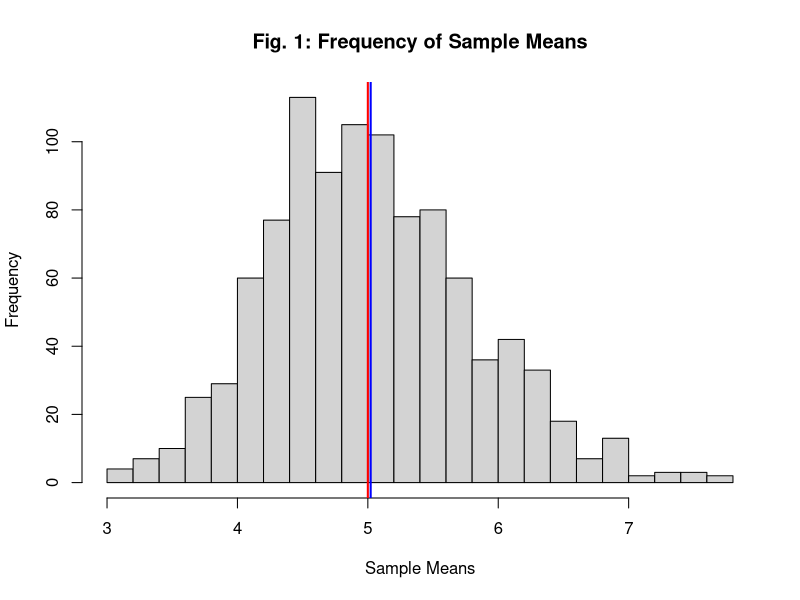
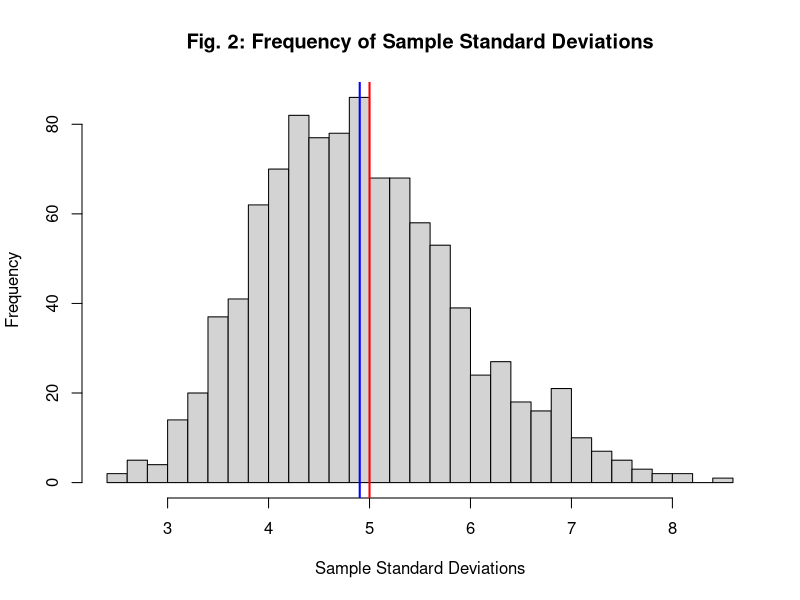
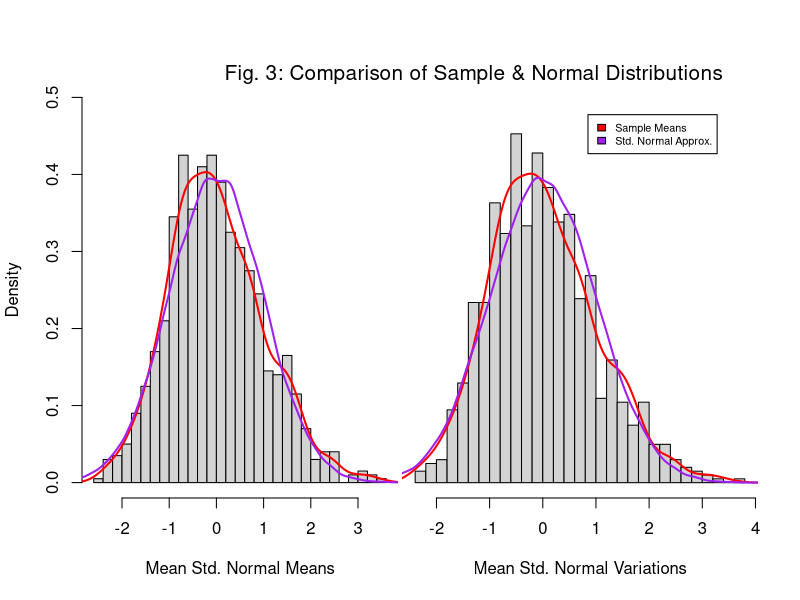
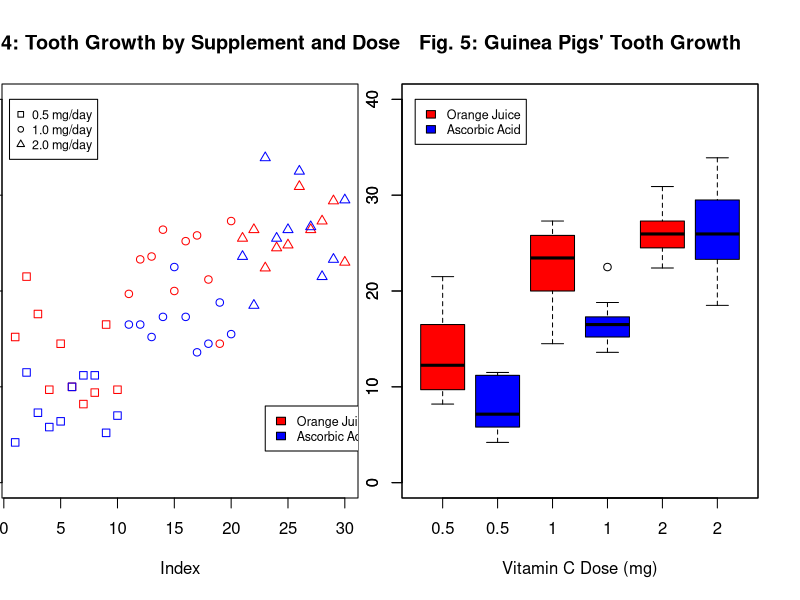

Recreate these plots in R, in order.
## ---- chunk 1
knitr::opts_chunk$set(echo = TRUE)
## ---- chunk 2
# set seed for reproducible results
set.seed(7463)

# simulation variables
n <- 40  #number of random observations taken per sample
B <- 1000  #number of samples

# create simulation matrix
M <- matrix(rexp(n*B, 0.2), B, n)

# get mean of each sample
M_means <- apply(M, 1, mean)
## ---- chunk 3
# histogram of means of sampled distributions
hist(M_means, breaks=30, 
     main="Fig. 1: Frequency of Sample Means", xlab = "Sample Means")

# add vertical lines for sample and theoretical means
abline(v=mean(M_means), col="blue", lwd=2) # mean of sampled means
abline(v=1/.2, col="red", lwd=2) # theoretical mean
## ---- chunk 4
# calculate sd of samples
M_variations <- apply(M, 1, sd)
## ---- chunk 5
# histogram of means of sampled distributions
hist(M_variations, breaks=30, 
     main="Fig. 2: Frequency of Sample Standard Deviations", 
     xlab = "Sample Standard Deviations")

# add vertical lines for sample and theoretical means
abline(v=mean(M_variations), col="blue", lwd=2) # mean of sampled means
abline(v=1/.2, col="red", lwd=2) # theoretical mean
## ---- chunk 6
# scale sample means and variations for standard normal
means_sn <- scale(M_means)
variations_sn <- scale(M_variations)
## ---- chunk 7
# set plot parameters for two panel plot
par(mfrow=c(1, 2), mar=c(5.1, 4.1, 4.1, 0.1))

# histogram of standardized normalized sample means
hist(means_sn, breaks=30, prob=TRUE, 
     main=NA,
     xlab="Mean Std. Normal Means", ylab="Density", ylim=c(0,0.5))
lines(density(means_sn), col="red", lwd=2)
lines(density(rnorm(100000)), col="purple", lwd=2)


# reset margins for second plot
par(mar=c(5.1, 0.1, 4.2, 2.1))

# histogram of standardized normalized sample means
hist(variations_sn, breaks=30, prob=TRUE, 
     main=NA,
     xlab="Mean Std. Normal Variations",ylab=NA, ylim=c(0,0.5), yaxt="n")
lines(density(means_sn), col="red", lwd=2)
lines(density(rnorm(100000)), col="purple", lwd=2)

# add common title
mtext("Fig. 3: Comparison of Sample & Normal Distributions", cex=1.25, adj=1.25)

# add common legend
legend(.85, 0.48, c("Sample Means", "Std. Normal Approx."), 
       fill=c("red", "purple"), cex=0.65)
## ---- chunk 8
# fetch libraries
library(datasets)
data("ToothGrowth")

## ---- chunk 9
# subset by supplement
oj_all <- ToothGrowth[ToothGrowth$supp=="OJ",]
vd_all <- ToothGrowth[ToothGrowth$supp=="VC",]

# scatterplot of growth by dose by supplement
plot(oj_all$len, pch=oj_all$dose, col="red", 
     main="Fig. 4: Tooth Growth by Supplement and Dose", 
     ylab="Tooth Growth",
     ylim=c(0,40))
points(vd_all$len, pch=vd_all$dose, col="blue")
legend(0.5, 40, c("0.5 mg/day", "1.0 mg/day", "2.0 mg/day"), 
       pch=c(0,1,2), cex=0.75)
legend(23, 8, c("Orange Juice", "Ascorbic Acid"), 
       fill=c("red", "blue"), cex=0.75)

## ---- chunk 10
# boxplots of distributions of tooth growth by supplement and dose

boxplot(len~dose, data=oj_all, col="red",
        boxwex=0.4, at=1:3-.25,
        main="Fig. 5: Guinea Pigs' Tooth Growth", 
        xlab = "Vitamin C Dose (mg)", ylab = "Tooth Length",
        xlim=c(0.5, 3.5), ylim=c(0,40))
boxplot(len~dose, data=vd_all, boxwex=0.4, at=1:3+.25, col="blue", add=TRUE)
legend(0.5, 40, c("Orange Juice", "Ascorbic Acid"), 
       fill=c("red", "blue"), cex=0.75)
## ---- chunk 11
# t-test for difference in means
overall_test <- t.test(vd_all$len, oj_all$len, paired = FALSE)

## ---- chunk 12
# t-test for difference in means by dose
dose_0.5 <- t.test(oj_all[oj_all$dose==0.5,]$len, vd_all[vd_all$dose==0.5,]$len,
                   paired = FALSE)

dose_1.0 <- t.test(oj_all[oj_all$dose==1,]$len, vd_all[vd_all$dose==1,]$len,
                   paired = FALSE)

dose_2.0 <- t.test(oj_all[oj_all$dose==2,]$len, vd_all[vd_all$dose==2,]$len,
                   paired = FALSE)
